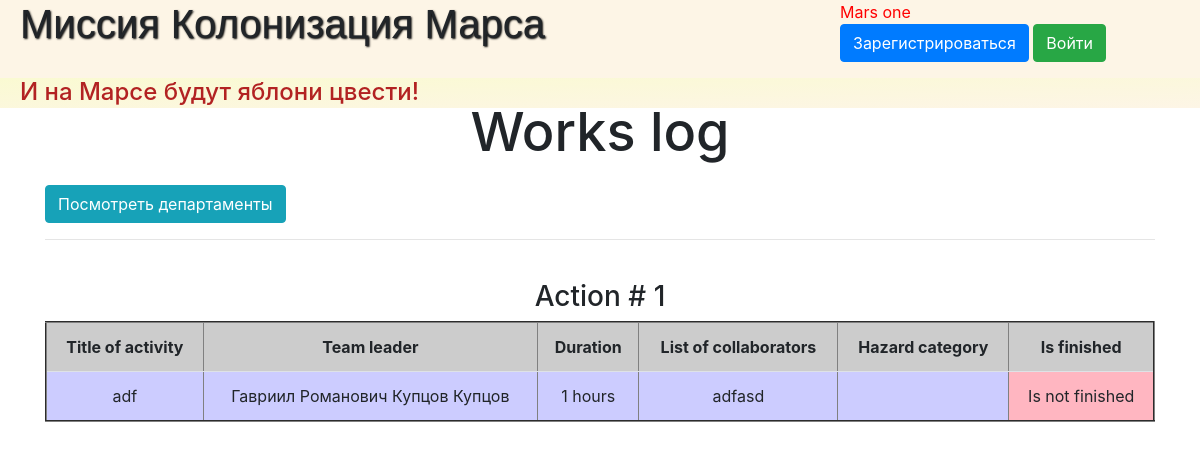
The app's page /, older data.
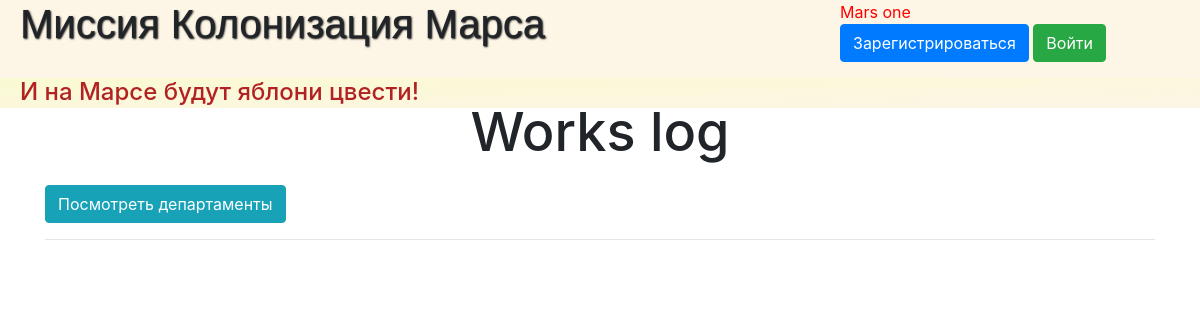
The same page, newer data.
### data/jobs.py (models this page shows, shortened)
class Jobs(SqlAlchemyBase):
    __tablename__ = 'jobs'
    id = sqlalchemy.Column(sqlalchemy.Integer, primary_key=True, autoincrement=True)
    job = sqlalchemy.Column(sqlalchemy.String, nullable=True)
    work_size = sqlalchemy.Column(sqlalchemy.Integer, nullable=True, default=0)
    collaborators = sqlalchemy.Column(sqlalchemy.String, nullable=True)
    start_date = sqlalchemy.Column(sqlalchemy.DateTime, default=datetime.datetime.now)
    end_date = sqlalchemy.Column(sqlalchemy.DateTime, default=datetime.datetime.now)
    is_finished = sqlalchemy.Column(sqlalchemy.Boolean, default=True)
    team_leader = sqlalchemy.Column(sqlalchemy.Integer, sqlalchemy.ForeignKey("users.id"))
    categories = orm.relation("Category",
                              secondary="association",
                              backref="jobs")
    user = orm.relation('User')

### data/users.py (models this page shows, shortened)
class User(SqlAlchemyBase, UserMixin):
    __tablename__ = 'users'
    id = sqlalchemy.Column(sqlalchemy.Integer, primary_key=True, autoincrement=True)
    surname = sqlalchemy.Column(sqlalchemy.String, nullable=True)
    name = sqlalchemy.Column(sqlalchemy.String, nullable=True)
    age = sqlalchemy.Column(sqlalchemy.Integer, nullable=True)
    position = sqlalchemy.Column(sqlalchemy.String, nullable=True)
    speciality = sqlalchemy.Column(sqlalchemy.String, nullable=True)
    address = sqlalchemy.Column(sqlalchemy.String, nullable=True)
    email = sqlalchemy.Column(sqlalchemy.String, index=True, unique=True, nullable=True)
    hashed_password = sqlalchemy.Column(sqlalchemy.String, nullable=True)
    modifed_date = sqlalchemy.Column(sqlalchemy.DateTime, default=datetime.datetime.now)

### main.py (the view)
@app.route('/')
def jobs():
    session = db_session.create_session()
    jobs = session.query(Jobs).all()
    users = session.query(User).all()
    return render_template('jobs.html', jobs=jobs, users=users, title='Главная')

### data/db_session.py (called while the page is built)
def create_session() -> Session:
    global __factory
    return __factory()

### templates/jobs.html (shortened to what this page needs)
{% extends "base.html" %}
{% block content %}
<link rel="stylesheet" type="text/css" href="{{url_for('static', filename='css/page-style.css')}}">
<div class="cont">
	<h2 align="center" style="font-size: 54px; margin-bottom: 20px;">Works log</h2>
	<a class="btn btn-info" href="/departments">Посмотреть департаменты</a>
	<hr>
	{% for job in jobs %}
		<h3 align="center" class="cap" style="margin-top: 40px;"> Action # {{ loop.index }} </h3>
		<table class="table" border="2" cellpadding="2px" width="100%">
			<tr class="str1" bgcolor="#CCCCCC">
				<th style="text-align: center;">
					Title of activity
				</th>
				<th style="text-align: center;">
					Team leader
				</th>
				<th style="text-align: center;">
					Duration
				</th>
				<th style="text-align: center;">
					List of collaborators
				</th>
				<th style="text-align: center;">
					Hazard category
				</th>
				<th style="text-align: center;">
					Is finished
				</th>
			</tr>
			<tr class="str2" bgcolor="#CCCCFF">
				<td>
					<span> {{ job.job }} </span>
				</td>
				<td>
					<span> {{ users[job.team_leader - 1].name }} {{ users[job.team_leader - 1].surname }} </span>
				</td>
				<td>
					<span> {{ job.work_size }} hours</span>
				</td>
				<td>
					<span> {{ job.collaborators }} </span>
				</td>
				<td>
				</td>
				<td bgcolor="#FFB6C1">
					<span>
						{% if job.is_finished == True %}
						Finished
						{% else %}
						Is not finished
						{% endif %}
					</span>
				</td>
			</tr>
		</table>
	{% endfor %}
</div>
{% endblock %}

Row changes from the older to the newer data that the page shows:
removed Jobs: job "adf", team_leader.name "Гавриил Романович Купцов", team_leader.surname "Купцов", work_size "1", collaborators "adfasd", is_finished "Is not finished"
